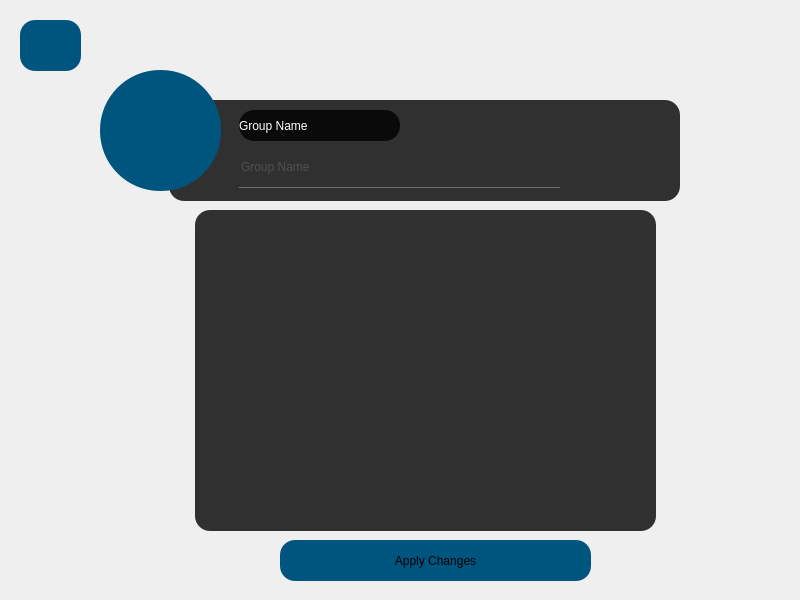
<?xml version="1.0" encoding="UTF-8"?>
<ui version="4.0">
 <class>NewGroup</class>
 <widget class="QDialog" name="NewGroup">
  <property name="geometry">
   <rect>
    <x>0</x>
    <y>0</y>
    <width>800</width>
    <height>600</height>
   </rect>
  </property>
  <property name="windowTitle">
   <string>Dialog</string>
  </property>
  <property name="styleSheet">
   <string notr="true">QDialog{
background-image: url(:/new/prefix1/image/iStock-697020460-scaled.jpg);
}

QFrame{
background:rgba(0,0,0,0.8);
border-radius:15px;
}

QToolButton{
border-radius:60px;
background-color: rgb(0, 85, 127);
}


QToolButton:hover{
background-color: rgb(0, 0, 127);
}


QLineEdit{
background:transparent;
border:none;
color:#717072;
border-bottom: 1px solid #717072;
font: 12pt &quot;Segoe UI&quot;;
}

QPushButton{
border-radius:15px;
background-color: rgb(0, 85, 127);
font: 900 14pt &quot;Segoe UI Black&quot;;
}


QPushButton:hover{
background-color: rgb(0, 0, 127);
}

QLabel{
color:white;
border-radius:15px;
font: 900 14pt &quot;Segoe UI Black&quot;;
}
</string>
  </property>
  <widget class="QFrame" name="frame">
   <property name="geometry">
    <rect>
     <x>169</x>
     <y>100</y>
     <width>511</width>
     <height>101</height>
    </rect>
   </property>
   <property name="frameShape">
    <enum>QFrame::StyledPanel</enum>
   </property>
   <property name="frameShadow">
    <enum>QFrame::Raised</enum>
   </property>
   <widget class="QLabel" name="label">
    <property name="geometry">
     <rect>
      <x>70</x>
      <y>10</y>
      <width>161</width>
      <height>31</height>
     </rect>
    </property>
    <property name="text">
     <string>Group Name</string>
    </property>
   </widget>
   <widget class="QLineEdit" name="lineEdit">
    <property name="geometry">
     <rect>
      <x>70</x>
      <y>47</y>
      <width>321</width>
      <height>41</height>
     </rect>
    </property>
    <property name="placeholderText">
     <string>Group Name</string>
    </property>
   </widget>
  </widget>
  <widget class="QToolButton" name="toolButton">
   <property name="geometry">
    <rect>
     <x>100</x>
     <y>70</y>
     <width>121</width>
     <height>121</height>
    </rect>
   </property>
   <property name="text">
    <string/>
   </property>
   <property name="icon">
    <iconset resource="images.qrc">
     <normaloff>:/new/prefix1/image/3566345.png</normaloff>:/new/prefix1/image/3566345.png</iconset>
   </property>
   <property name="iconSize">
    <size>
     <width>70</width>
     <height>70</height>
    </size>
   </property>
  </widget>
  <widget class="QPushButton" name="pushButton">
   <property name="geometry">
    <rect>
     <x>20</x>
     <y>20</y>
     <width>61</width>
     <height>51</height>
    </rect>
   </property>
   <property name="text">
    <string/>
   </property>
   <property name="icon">
    <iconset resource="images.qrc">
     <normaloff>:/new/prefix1/image/93634.png</normaloff>:/new/prefix1/image/93634.png</iconset>
   </property>
   <property name="iconSize">
    <size>
     <width>30</width>
     <height>30</height>
    </size>
   </property>
  </widget>
  <widget class="QListWidget" name="listWidget">
   <property name="geometry">
    <rect>
     <x>195</x>
     <y>210</y>
     <width>461</width>
     <height>321</height>
    </rect>
   </property>
  </widget>
  <widget class="QPushButton" name="pushButton_2">
   <property name="geometry">
    <rect>
     <x>280</x>
     <y>540</y>
     <width>311</width>
     <height>41</height>
    </rect>
   </property>
   <property name="text">
    <string>Apply Changes</string>
   </property>
  </widget>
 </widget>
 <resources>
  <include location="images.qrc"/>
 </resources>
 <connections/>
</ui>
